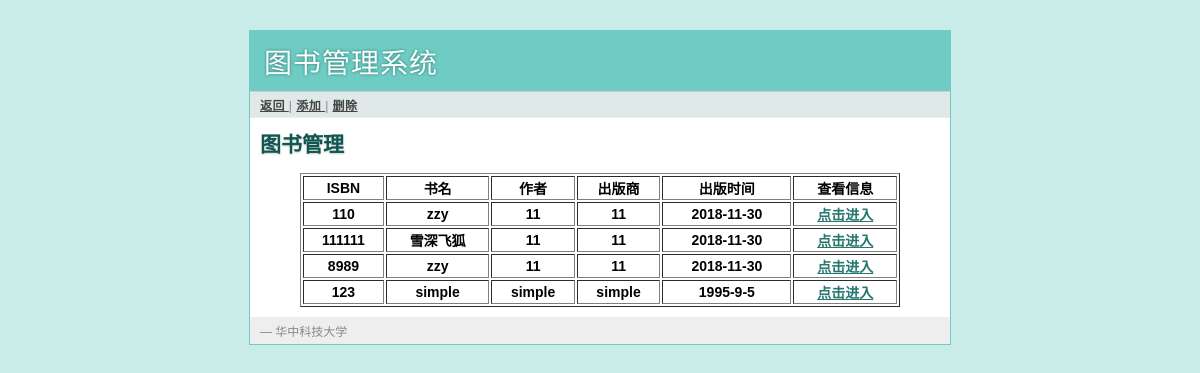
Page /manager/books (signed in) on the earlier database version.
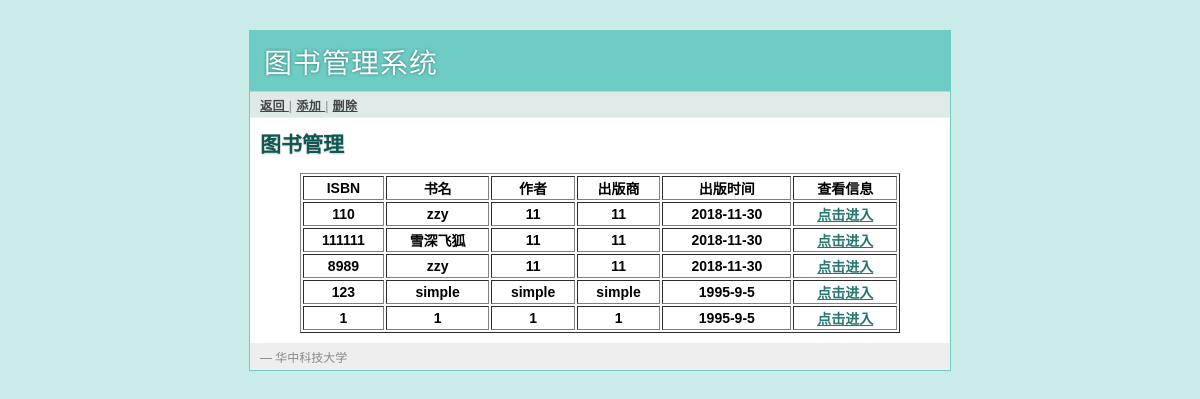
Same page on the later database version.
### tables this page shows
CREATE TABLE books(
       book_id text primary key,
       book_name text not null,
       author text not null,
       publish_com text not null,
       publish_date text not null
);

### book.py (the view)
@app.route('/manager/books')
def manager_books():
    manager_judge()
    return render_template('manager_books.html',
                           books=query_db('select * from books', []))

### book.py (called while the page is built)
def get_db():
    top = _app_ctx_stack.top
    if not hasattr(top, 'sqlite_db'):
        top.sqlite_db = sqlite3.connect(app.config['DATABASE'])
        top.sqlite_db.row_factory = sqlite3.Row
    return top.sqlite_db

@app.teardown_appcontext
def close_database(exception):
    top = _app_ctx_stack.top
    if hasattr(top, 'sqlite_db'):
        top.sqlite_db.close()

def query_db(query, args=(), one=False):
    cur = get_db().execute(query, args)
    rv = cur.fetchall()
    return (rv[0] if rv else None) if one else rv

@app.before_request
def before_request():
    g.user = None
    if 'user_id' in session:
        g.user = session['user_id']

def manager_judge():
    if not session['user_id']:
        error = 'Invalid manager, please login'
        return render_template('manager_login.html', error=error)

### templates/manager_books.html (shortened to what this page needs)
{% extends 'layout.html' %}
{% block link%}
	<a href="{{ url_for('manager')}}"> 返回 </a> |
	<a href="{{ url_for('manager_books_add') }}"> 添加 </a> |
	<a href="{{ url_for('manager_books_delete') }}"> 删除 </a>
{%  endblock%}
{% block body%}
	<h2> 图书管理 </h2>
	<table width="600" border="1", align="center">
	  <tr>
	    <th align="center"> ISBN </th>
	    <th align="center"> 书名 </th>
	    <th align="center"> 作者</th>
	    <th align="centet"> 出版商 </th>
	    <th align="center"> 出版时间 </th>
	    <th align="center"> 查看信息 </th>
	  </tr>
	  {% for book in books%}
	  <tr>
	    <th align="center"> {{book.book_id}}</th>
	    <th align="center"> {{book.book_name}} </th>
	    <th align="center"> {{book.author}}</th>
	    <th align="centet"> {{book.publish_com}} </th>
	    <th align="center"> {{book.publish_date}}</th>
	    <th align="center"> <a href="{{ url_for('manager_book', id=book.book_id)}}"> 点击进入 </a> </th>
	  </tr>
	  {% endfor %}
	</table>
{% endblock%}

### templates/layout.html (shortened to what this page needs)
<!doctype html>
<link rel=stylesheet type=text/css href="{{ url_for('static', filename='style.css') }}">
<div class=page>
  <h1>图书管理系统</h1>
  <div class=navigation>
    {% block link %}{% endblock %}
  </div>
  <div class=body>
    {% block body %}{% endblock %}
   </div>
  <div class=footer>
     &mdash; 华中科技大学
  </div>
</div>

### static/style.css (style rules this page uses)
a { color: #26776F; }
div.page { background: white; border: 1px solid #6ECCC4; width: 700px; margin: 30px auto; }
div.page h1 { background: #6ECCC4; margin: 0; padding: 10px 14px; color: white; letter-spacing: 1px; text-shadow: 0 0 3px #24776F; font-weight: normal; }
div.page div.navigation { background: #DEE9E8; padding: 4px 10px; border-top: 1px solid #ccc; border-bottom: 1px solid #eee; color: #888; font-size: 12px; letter-spacing: 0.5px; }
div.page div.navigation a { color: #444; font-weight: bold; }
div.page h2 { margin: 0 0 15px 0; color: #105751; text-shadow: 0 1px 2px #ccc; }
div.page div.body { padding: 10px; }
div.page div.footer { background: #eee; color: #888; padding: 5px 10px; font-size: 12px; }

Differences in the rows shown:
added books: book_id "1", book_name "1", author "1", publish_com "1", publish_date "1995-9-5"
